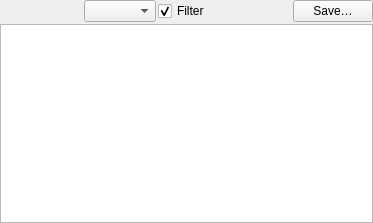
<?xml version="1.0" encoding="UTF-8"?>
<ui version="4.0">
 <class>DataList</class>
 <widget class="QWidget" name="DataList">
  <property name="geometry">
   <rect>
    <x>0</x>
    <y>0</y>
    <width>373</width>
    <height>223</height>
   </rect>
  </property>
  <property name="windowTitle">
   <string notr="true">DataList</string>
  </property>
  <layout class="QVBoxLayout" name="verticalLayout">
   <property name="spacing">
    <number>2</number>
   </property>
   <property name="margin">
    <number>0</number>
   </property>
   <item>
    <layout class="QHBoxLayout" name="layoutButtons">
     <property name="spacing">
      <number>2</number>
     </property>
     <item>
      <widget class="AcceptRejectButtons" name="buttonsAcceptReject" native="true"/>
     </item>
     <item>
      <spacer name="horizontalSpacer">
       <property name="orientation">
        <enum>Qt::Horizontal</enum>
       </property>
       <property name="sizeHint" stdset="0">
        <size>
         <width>40</width>
         <height>20</height>
        </size>
       </property>
      </spacer>
     </item>
     <item>
      <widget class="QComboBox" name="comboTimeStep">
       <property name="toolTip">
        <string>Time step for times to be shown in the data list.</string>
       </property>
      </widget>
     </item>
     <item>
      <widget class="QCheckBox" name="checkFilterTimes">
       <property name="toolTip">
        <string>If checked, filter obstimes from the database with the time step.
If unchecked, show all times in the range even if not in the database.</string>
       </property>
       <property name="text">
        <string>Filter</string>
       </property>
       <property name="checked">
        <bool>true</bool>
       </property>
      </widget>
     </item>
     <item>
      <spacer name="horizontalSpacer_2">
       <property name="orientation">
        <enum>Qt::Horizontal</enum>
       </property>
       <property name="sizeHint" stdset="0">
        <size>
         <width>40</width>
         <height>20</height>
        </size>
       </property>
      </spacer>
     </item>
     <item>
      <widget class="QPushButton" name="buttonSaveAs">
       <property name="toolTip">
        <string>Save selected (or all) data to a spreadsheet file in CSV format.</string>
       </property>
       <property name="text">
        <string>Save…</string>
       </property>
      </widget>
     </item>
    </layout>
   </item>
   <item>
    <widget class="DataListTable" name="table"/>
   </item>
  </layout>
 </widget>
 <customwidgets>
  <customwidget>
   <class>DataListTable</class>
   <extends>QTableWidget</extends>
   <header>hqc/DataList.hh</header>
  </customwidget>
  <customwidget>
   <class>AcceptRejectButtons</class>
   <extends>QWidget</extends>
   <header>common/gui/AcceptRejectButtons.hh</header>
   <container>1</container>
  </customwidget>
 </customwidgets>
 <resources/>
 <connections>
  <connection>
   <sender>buttonSaveAs</sender>
   <signal>clicked()</signal>
   <receiver>DataList</receiver>
   <slot>onButtonSaveAs()</slot>
   <hints>
    <hint type="sourcelabel">
     <x>371</x>
     <y>20</y>
    </hint>
    <hint type="destinationlabel">
     <x>372</x>
     <y>15</y>
    </hint>
   </hints>
  </connection>
  <connection>
   <sender>comboTimeStep</sender>
   <signal>currentIndexChanged(int)</signal>
   <receiver>DataList</receiver>
   <slot>onTimeStepChanged(int)</slot>
   <hints>
    <hint type="sourcelabel">
     <x>151</x>
     <y>11</y>
    </hint>
    <hint type="destinationlabel">
     <x>189</x>
     <y>30</y>
    </hint>
   </hints>
  </connection>
  <connection>
   <sender>checkFilterTimes</sender>
   <signal>toggled(bool)</signal>
   <receiver>DataList</receiver>
   <slot>onCheckFilter(bool)</slot>
   <hints>
    <hint type="sourcelabel">
     <x>206</x>
     <y>9</y>
    </hint>
    <hint type="destinationlabel">
     <x>105</x>
     <y>29</y>
    </hint>
   </hints>
  </connection>
 </connections>
 <slots>
  <slot>onButtonSaveAs()</slot>
  <slot>onAcceptQC2()</slot>
  <slot>onAccept()</slot>
  <slot>onReject()</slot>
  <slot>onRejectQC2()</slot>
  <slot>onButtonResetColumns()</slot>
  <slot>onTimeStepChanged(int)</slot>
  <slot>onCheckFilter(bool)</slot>
 </slots>
</ui>
